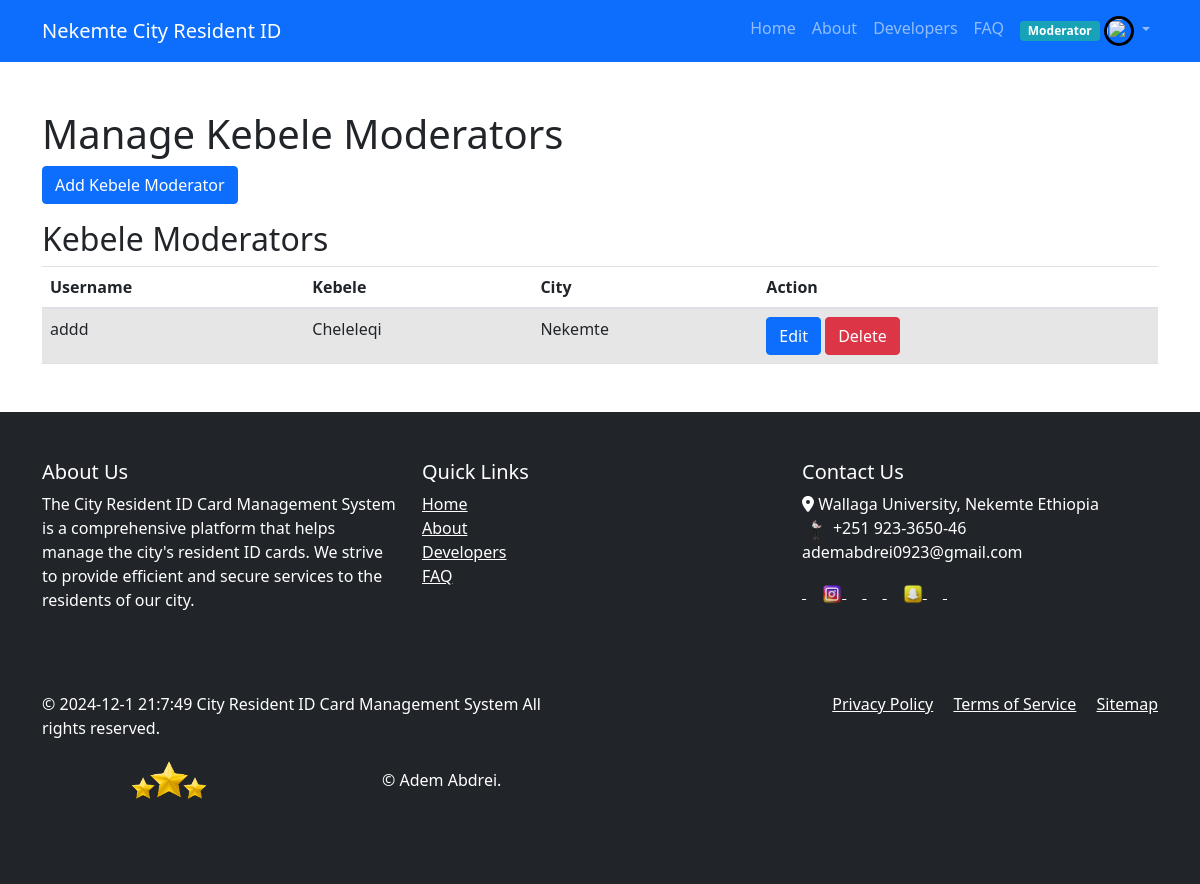
Page /moderator/moderator_manage_kebele_moderators.php (signed in) on the committed database.
### tables this page shows
CREATE TABLE `kebelemoderator` (
  `kebeleModerator_id` int(11) NOT NULL,
  `username` varchar(50) NOT NULL,
  `password` varchar(255) NOT NULL,
  `full_name` varchar(100) NOT NULL,
  `image` varchar(255) DEFAULT NULL,
  `moderator_id` int(11) DEFAULT NULL,
  `kebele_id` int(11) DEFAULT NULL,
  `status` enum('active','inactive') DEFAULT 'active'
);

CREATE TABLE `kebele` (
  `kebele_id` int(11) NOT NULL,
  `kebele_name` varchar(50) NOT NULL,
  `city_id` int(11) DEFAULT NULL
);

CREATE TABLE `city` (
  `city_id` int(11) NOT NULL,
  `city_name` varchar(50) NOT NULL,
  `woreda_id` int(11) DEFAULT NULL
);

### moderator/moderator_manage_kebele_moderators.php (the view, shortened to what this page needs)
<?php
require_once '../includes/db_connection.php';
$getModeratorsQuery = "
    SELECT km.kebeleModerator_id, km.username, k.kebele_name, c.city_name
    FROM kebeleModerator km
    LEFT JOIN kebele k ON km.kebele_id = k.kebele_id
    LEFT JOIN city c ON k.city_id = c.city_id
    WHERE km.moderator_id = ?
    ORDER BY km.username
";
$getModeratorsStmt = $conn->prepare($getModeratorsQuery);
$getModeratorsStmt->bind_param('i', $_SESSION['user_id']);
$getModeratorsStmt->execute();
$moderatorsResult = $getModeratorsStmt->get_result();
include '../includes/header.php';
?>
<!DOCTYPE html>
<html lang="en">
<head>
    <link rel="stylesheet" href="https://cdn.jsdelivr.net/npm/bootstrap@5.1.3/dist/css/bootstrap.min.css">
</head>
<body>
    <div class="container my-5">
        <h1>Manage Kebele Moderators</h1>
        <button type="button" class="btn btn-primary mb-3" data-bs-toggle="modal" data-bs-target="#addModeratorModal">
            Add Kebele Moderator
        </button>
        <h2>Kebele Moderators</h2>
        <table class="table table-striped">
            <thead>
                <tr>
                    <th>Username</th>
                    <th>Kebele</th>
                    <th>City</th>
                    <th>Action</th>
                </tr>
            </thead>
            <tbody>
                <?php while ($row = $moderatorsResult->fetch_assoc()) : ?>
                    <tr>
                        <td><?php echo htmlspecialchars($row['username']); ?></td>
                        <td><?php echo htmlspecialchars($row['kebele_name']); ?></td>
                        <td><?php echo htmlspecialchars($row['city_name']); ?></td>
                        <td>
                            <button type="button" class="btn btn-primary editBtn" data-bs-toggle="modal" data-bs-target="#editModeratorModal" data-id="<?php echo $row['kebeleModerator_id']; ?>" data-username="<?php echo htmlspecialchars($row['username']); ?>" data-kebele="<?php echo htmlspecialchars($row['kebele_name']); ?>" data-city="<?php echo htmlspecialchars($row['city_name']); ?>">Edit</button>
                            <button type="button" class="btn btn-danger deleteBtn" data-bs-toggle="modal" data-bs-target="#deleteModeratorModal" data-id="<?php echo $row['kebeleModerator_id']; ?>">Delete</button>
                        </td>
                    </tr>
                <?php endwhile; ?>
            </tbody>
        </table>
    </div>
    <?php include_once('../includes/footer.php'); ?>
</body>
</html>

### rows in the picture
kebelemoderator: username "addd", kebele.kebele_name "Cheleleqi", city.city_name "Nekemte"

### other values in the picture
$_SESSION["user_type"] "Moderator"
